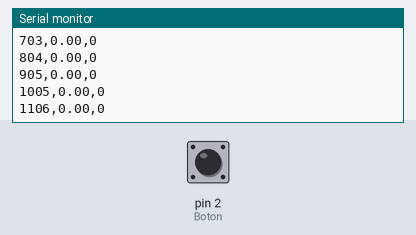
A sketch run on a simulated Arduino Uno, built with avr-gcc and run on an emulated ATmega328P. Shown: the last lines printed to the serial monitor. The test bench sets the inputs (shaded band); at power-on: pin 2 (Boton) LOW.

Above: at 1.2 s.
1.3 s: pin 2 (Boton) pulled HIGH for 0.15 s
At 1.31 s:
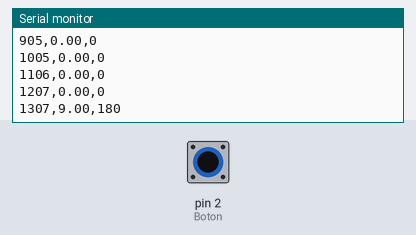
2.9 s: pin 2 (Boton) pulled HIGH for 1 s
At 3.03 s:
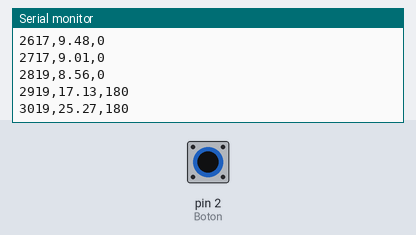
5.4 s: pin 2 (Boton) pulled HIGH for 3.2 s
Timing chart, 0 to 8.4 s (numbered marks = the images above; inputs shaded):
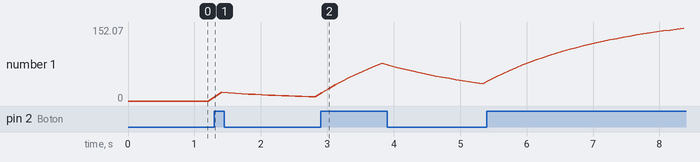

Measured:
- after the input at 1.3 s, the serial monitor: prints a new line at once (image 1)
- after the input at 2.9 s, the serial monitor: prints a new line at once (image 2)
- plotted number 1: 0 → 8.56 after the input at 1.3 s, 8.56 → 35.84 after the input at 2.9 s

The sketch:

Ejemplo_3.ino
```cpp
// Creado ChepeCarlos de ALSW
// Tutorial Completo en https://nocheprogramacion.com
// Canal Youtube https://youtube.com/alswnet?sub_confirmation=1

int Boton = 2;
float PosicionActual = 0;
float PosicionDeseada = 0;

void setup() {
  Serial.begin(9600);
  pinMode(Boton, INPUT);
}

void loop() {
  int PosicionDeseada = digitalRead(Boton) * 180;
  PosicionActual = (0.05 * PosicionDeseada) + (0.95 * PosicionActual);

  Serial.print(millis());
  Serial.print(",");
  Serial.print(PosicionActual);
  Serial.print(",");
  Serial.print(PosicionDeseada);
  Serial.println();
  delay(100);
}
```
